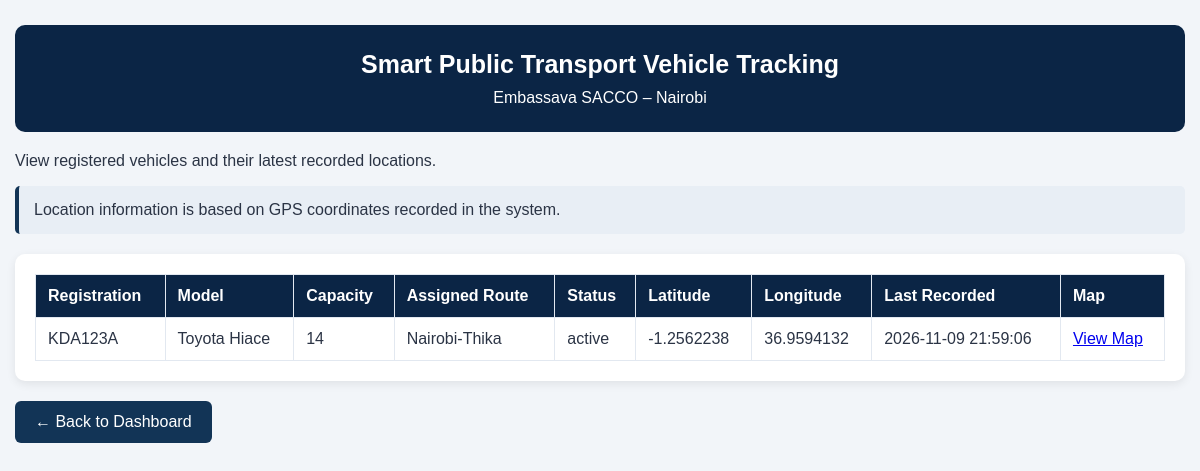
Screenshot of /track_vehicle.php (signed in) with the database file from the repository.
### tables this page shows
CREATE TABLE `vehicles` (
  `vehicle_id` int(11) NOT NULL,
  `registration_number` varchar(30) NOT NULL,
  `vehicle_model` varchar(100) DEFAULT NULL,
  `capacity` int(11) DEFAULT NULL,
  `status` enum('active','inactive','maintenance') DEFAULT 'active',
  `driver_id` int(11) DEFAULT NULL
);

### track_vehicle.php (the view, shortened to what this page needs)
<?php
require_once 'db_connect.php';
$sql = "
    SELECT
        v.vehicle_id,
        v.registration_number,
        v.vehicle_model,
        v.capacity,
        v.status,
        r.route_name,
        r.start_location,
        r.end_location,
        g.latitude,
        g.longitude,
        g.recorded_at
    FROM vehicles v
    LEFT JOIN (
        SELECT vehicle_id, MAX(assignment_id) AS latest_assignment
        FROM vehicle_assignments
        GROUP BY vehicle_id
    ) latest_assignment
        ON v.vehicle_id = latest_assignment.vehicle_id
    LEFT JOIN vehicle_assignments va
        ON latest_assignment.latest_assignment = va.assignment_id
    LEFT JOIN routes r
        ON va.route_id = r.route_id
    LEFT JOIN (
        SELECT vehicle_id, MAX(location_id) AS latest_location
        FROM gps_locations
        GROUP BY vehicle_id
    ) latest_location
        ON v.vehicle_id = latest_location.vehicle_id
    LEFT JOIN gps_locations g
        ON latest_location.latest_location = g.location_id
    ORDER BY v.registration_number
";
$result = $conn->query($sql);
?>
<!DOCTYPE html>
<html lang="en">
<head>
</head>
<body>
<div class="container">
    <div class="header">
        <h2>Smart Public Transport Vehicle Tracking</h2>
        <p>Embassava SACCO – Nairobi</p>
    </div>
    <p>View registered vehicles and their latest recorded locations.</p>
    <div class="note">
        Location information is based on GPS coordinates recorded in the system.
    </div>
    <div class="table-card desktop-table">
        <div class="table-wrapper">
            <table>
                <tr>
                    <th>Registration</th>
                    <th>Model</th>
                    <th>Capacity</th>
                    <th>Assigned Route</th>
                    <th>Status</th>
                    <th>Latitude</th>
                    <th>Longitude</th>
                    <th>Last Recorded</th>
                    <th>Map</th>
                </tr>
                <?php if ($result->num_rows > 0): ?>
                    <?php while ($vehicle = $result->fetch_assoc()): ?>
                        <tr>
                            <td><?= htmlspecialchars($vehicle['registration_number']) ?></td>
                            <td><?= htmlspecialchars($vehicle['vehicle_model'] ?? 'Not specified') ?></td>
                            <td><?= htmlspecialchars($vehicle['capacity'] ?? 'Not specified') ?></td>
                            <td><?= htmlspecialchars($vehicle['route_name'] ?? 'Not assigned') ?></td>
                            <td><?= htmlspecialchars($vehicle['status']) ?></td>
                            <td><?= htmlspecialchars($vehicle['latitude'] ?? 'Not recorded') ?></td>
                            <td><?= htmlspecialchars($vehicle['longitude'] ?? 'Not recorded') ?></td>
                            <td><?= htmlspecialchars($vehicle['recorded_at'] ?? 'Not recorded') ?></td>
                            <td>
                                <?php if ($vehicle['latitude'] !== null && $vehicle['longitude'] !== null): ?>
                                    <a target="_blank" rel="noopener noreferrer"
                                       href="https://www.openstreetmap.org/?mlat=<?= urlencode($vehicle['latitude']) ?>&mlon=<?= urlencode($vehicle['longitude']) ?>#map=16/<?= urlencode($vehicle['latitude']) ?>/<?= urlencode($vehicle['longitude']) ?>">
                                        View Map
                                    </a>
                                <?php else: ?>
                                    No location
                                <?php endif; ?>
                            </td>
                        </tr>
                    <?php endwhile; ?>
                <?php else: ?>
                    <tr>
                        <td colspan="9">No vehicles have been registered yet.</td>
                    </tr>
                <?php endif; ?>
            </table>
        </div>
    </div>
    <a class="back" href="dashboard.php">← Back to Dashboard</a>
</div>
</body>
</html>

### track_vehicle.php (style rules this page uses)
* { box-sizing: border-box; }
body { font-family: Arial, sans-serif; background: #F2F5F9; margin: 0; padding: 25px 15px; color: #2B3445; }
.container { max-width: 1200px; margin: auto; }
.header { background: #0B2545; color: white; padding: 25px; border-radius: 10px; margin-bottom: 20px; text-align: center; }
.header h2 { margin: 0 0 10px; font-size: 25px; }
.header p { margin: 0; }
.note { background: #E8EEF5; border-left: 4px solid #123456; padding: 15px; border-radius: 5px; margin-bottom: 20px; }
.table-card { background: white; padding: 20px; border-radius: 10px; box-shadow: 0 3px 10px rgba(0,0,0,0.08); overflow: hidden; }
.table-wrapper { width: 100%; overflow-x: auto; }
table { width: 100%; border-collapse: collapse; background: white; }
th, td { padding: 12px; border: 1px solid #E2E8F0; text-align: left; }
th { background: #0B2545; color: white; }
.back { display: inline-block; background: #123456; color: white; padding: 12px 20px; text-decoration: none; border-radius: 6px; margin-top: 20px; }

### rows the page displays
vehicles: registration_number "KDA123A", vehicle_model "Toyota Hiace", capacity "14", route_name "Nairobi-Thika", status "active", latitude "-1.2562238", longitude "36.9594132", recorded_at "2026-11-09 21:59:06"
